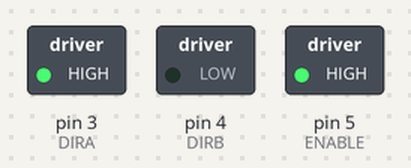
Simulated run of this sketch. Board: Arduino Uno, built with avr-gcc and run on an emulated ATmega328P. Shown: switched loads named in the sketch (green lamp = pin HIGH). What the sketch prints to the serial monitor is not drawn.

Above: at 0.2 s.
At 2.7 s:
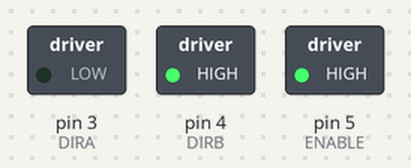
At 6.0 s:
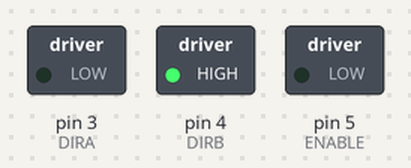
Timing chart, 0 to 9.1 s (numbered marks = the images above):
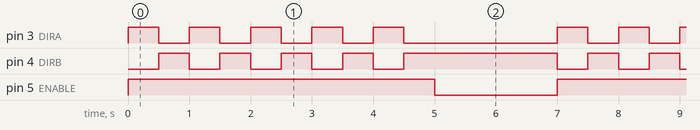

Measured:
- by itself, pin 3 (DIRA): repeats every 7.0 s: 4 × (LOW 0.50 s, HIGH 0.50 s), LOW 2.5 s, HIGH 0.50 s
- by itself, pin 4 (DIRB): repeats every 7.0 s: 3 × (LOW 0.50 s, HIGH 0.50 s), LOW 0.50 s, HIGH 2.5 s, LOW 0.50 s, HIGH 0.50 s
- by itself, pin 5 (ENABLE): alternates HIGH for 5.0 s and LOW for 2.0 s

The sketch:

Motor_DC.ino
```cpp
#define ENABLE 5
#define DIRA 3
#define DIRB 4

int i;

void setup() {
  // put your setup code here, to run once:
  pinMode(ENABLE,OUTPUT);
  pinMode(DIRA,OUTPUT);
  pinMode(DIRB,OUTPUT);
  Serial.begin(9600);
}

void loop() {
  // put your main code here, to run repeatedly:
Serial.println("One way, then reverse");
    digitalWrite(ENABLE,HIGH); // enable on
    for (i=0;i<5;i++) {
    digitalWrite(DIRA,HIGH); //one way
    digitalWrite(DIRB,LOW);
    delay(500);
    digitalWrite(DIRA,LOW);  //reverse
    digitalWrite(DIRB,HIGH);
    delay(500);
  }
  digitalWrite(ENABLE,LOW); // disable
  delay(2000);

}
```
